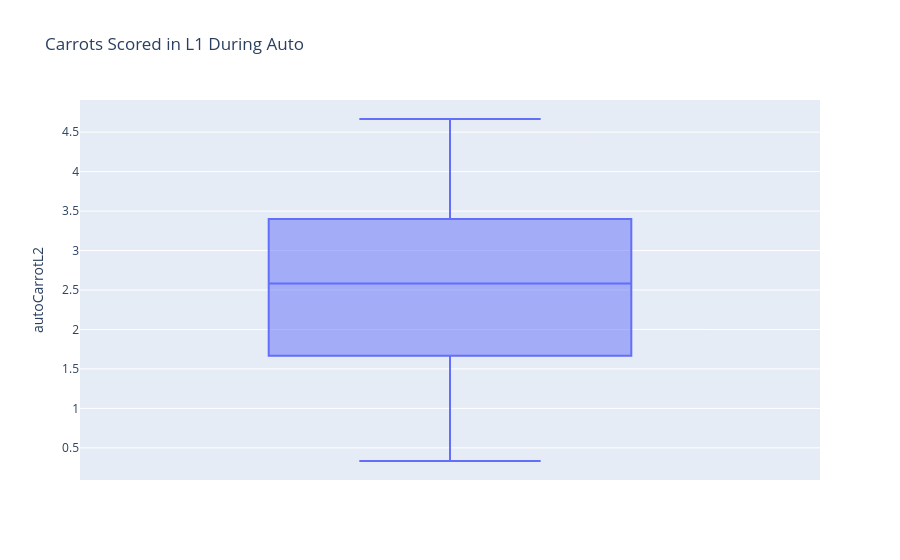

The notebook cell this image was saved under:
### Code cell
fig = px.box(team_averages, y="autoCarrotL2", title="Carrots Scored in L2 During Auto")
fig

### Figure 1 — Plotly figure (JSON) as saved in the notebook; plotly's stock layout.template omitted (floating-point values rounded to 4 significant figures)
{"data": [{"alignmentgroup": "True", "hovertemplate": "autoCarrotL2=%{y}<extra></extra>", "legendgroup": "", "marker": {"color": "#636efa"}, "name": "", "notched": false, "offsetgroup": "", "orientation": "v", "showlegend": false, "type": "box", "x0": " ", "xaxis": "x", "y": [1.0, 1.333, 2.0, 2.333, 3.0, 4.0, 3.333, 1.667, 1.5, 3.667, 3.667, 2.667, 2.0, 0.75, 3.5, 4.0, 0.3333, 3.667, 3.4, 2.0, 2.4, 2.333, 4.0, 1.333, 2.8, 2.75, 3.167, 0.6, 3.333, 3.0, 3.667, 1.0, 4.25, 1.0, 4.667, 4.0, 1.667, 3.0, 4.0, 2.0, 1.5, 2.667, 2.5, 2.25, 2.0, 2.667, 2.25, 1.0, 0.5, 3.333], "y0": " ", "yaxis": "y"}], "layout": {"boxmode": "group", "legend": {"tracegroupgap": 0}, "title": {"text": "Carrots Scored in L1 During Auto"}, "xaxis": {"anchor": "y", "domain": [0, 1]}, "yaxis": {"anchor": "x", "domain": [0, 1], "title": {"text": "autoCarrotL2"}}}}
